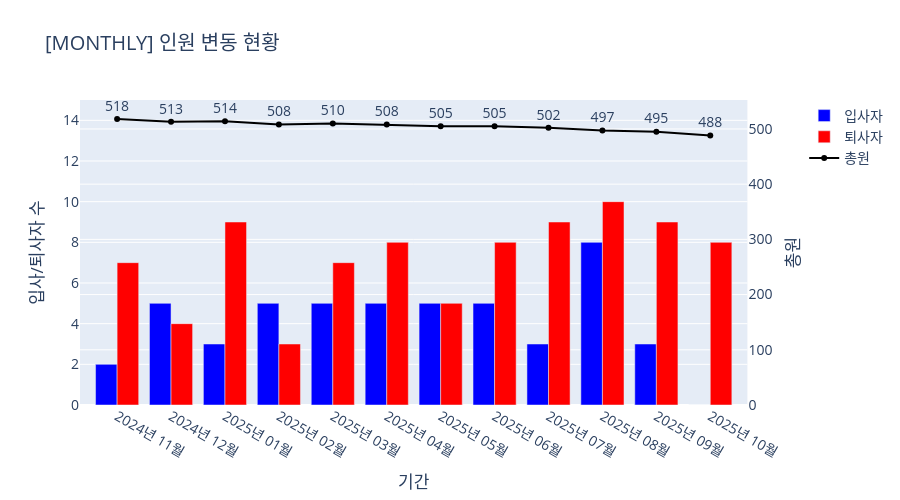
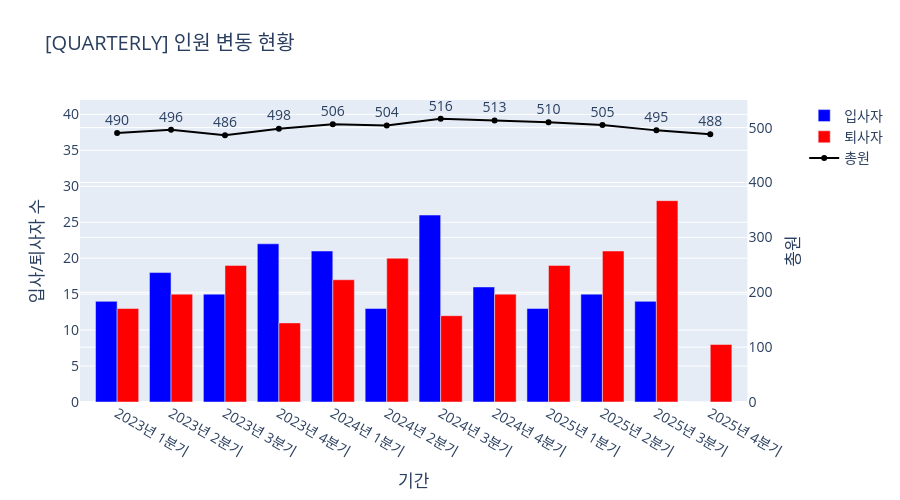
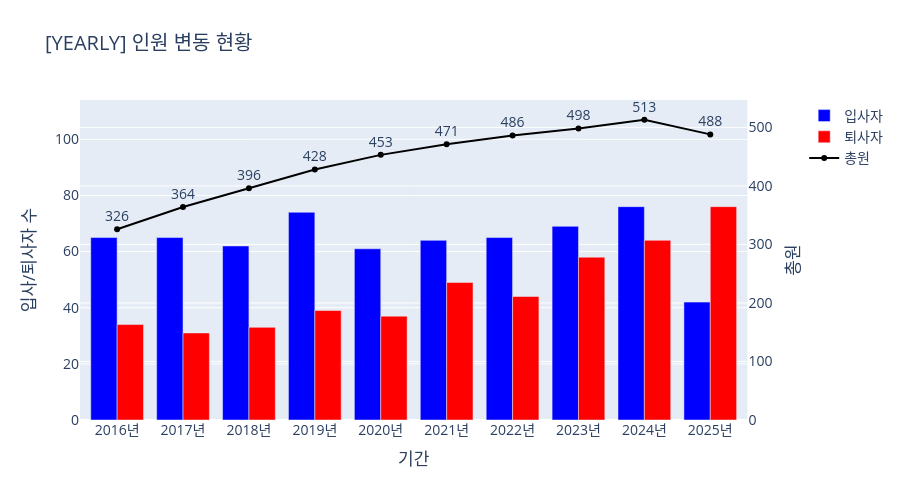

Source (notebook cell) for these figures, in order:
### Code cell
# 2. 필요한 모듈 임포트
import pandas as pd
import plotly.graph_objects as go
import plotly.io as pio
from IPython.display import display
from plotly.subplots import make_subplots

# 3. 데이터 준비
from services.data_preparer import prepare_basic_proposal_data

# --- 테스트 실행 ---

# 1. app.py의 역할 (1): 데이터 준비
print("Step 1: `data_preparer`를 통해 분석용 데이터를 준비합니다...")
data_bundle_full = prepare_basic_proposal_data() 
data_bundle = data_bundle_full.get("data_bundle", {})
order_map = data_bundle_full.get("order_map", {})
print(" -> 데이터 준비 완료!")


# 2. app.py의 역할 (2): 사용자 선택 시뮬레이션
DIMENSION_CONFIG = {
    '부서별': {'type': 'hierarchical', 'top': 'DIVISION_NAME', 'sub': 'OFFICE_NAME'},
    '직무별': {'type': 'hierarchical', 'top': 'JOB_L1_NAME', 'sub': 'JOB_L2_NAME'},
    '직위직급별': {'type': 'flat', 'col': 'POSITION_NAME'},
    '성별': {'type': 'flat', 'col': 'GENDER'},
    '연령별': {'type': 'flat', 'col': 'AGE_BIN'},
    '경력연차별': {'type': 'flat', 'col': 'CAREER_BIN'},
    '연봉구간별': {'type': 'flat', 'col': 'SALARY_BIN'},
    '지역별': {'type': 'flat', 'col': 'REGION_CATEGORY'},
    '계약별': {'type': 'flat', 'col': 'CONT_CATEGORY'}
}

selected_dimension_ui = '부서별'
drilldown_selection = '전체' # 'Planning Division' 등으로 변경 가능

print(f"Step 2: 사용자가 '{selected_dimension_ui}' 차원을, '{drilldown_selection}' 그룹으로 선택했습니다.")


# 3. ipynb 테스트용 헬퍼 함수 정의
# (basic_proposal_view.py의 _build_tab_content 헬퍼 함수 로직을 그대로 가져온 것)
def _generate_fig_and_df(period_agg_name, period_source_col, tail_n):
    """
    ipynb 테스트를 위해, 탭 1개의 로직을 시뮬레이션하고 fig, df를 반환합니다.
    """
    config = DIMENSION_CONFIG.get(selected_dimension_ui, {})
    dimension_col = config.get('top', config.get('col'))
    
    dimension_data = data_bundle.get(selected_dimension_ui, data_bundle.get('전체', {}))
    summary_df_for_agg = dimension_data.get(period_agg_name, pd.DataFrame())
    overall_summary_df_for_agg = data_bundle.get('전체', {}).get(period_agg_name, pd.DataFrame())

    if summary_df_for_agg.empty or overall_summary_df_for_agg.empty:
        return go.Figure().update_layout(title_text="데이터 없음"), pd.DataFrame()

    # 기간(PERIOD) 컬럼 생성
    for df in [summary_df_for_agg, overall_summary_df_for_agg]:
        if period_agg_name == 'quarterly':
            df['PERIOD'] = df[period_source_col].apply(lambda q: f"{q.year}년 {q.quarter}분기")
        elif period_agg_name == 'yearly':
            df['PERIOD'] = df[period_source_col].apply(lambda y: f"{y}년")
        else: # monthly
            df['PERIOD'] = df[period_source_col].dt.strftime('%Y년 %m월')
    
    # 그래프용 데이터(plot_df) 최종 선택
    if drilldown_selection == '전체' or not dimension_col:
        plot_df = overall_summary_df_for_agg.tail(tail_n)
        title = f"[{period_agg_name.upper()}] 인원 변동 현황"
    else:
        plot_df = summary_df_for_agg[summary_df_for_agg[dimension_col] == drilldown_selection].tail(tail_n)
        title = f"[{drilldown_selection} - {period_agg_name.upper()}] 인원 변동 현황"

    # 그래프 생성
    if plot_df.empty:
        fig = go.Figure().update_layout(title_text=f"'{drilldown_selection}'에 대한 데이터가 없습니다.")
    else:
        fig = make_subplots(specs=[[{"secondary_y": True}]])
        fig.add_trace(go.Bar(x=plot_df['PERIOD'], y=plot_df['NEW_HIRES'], name='입사자', marker_color='blue'), secondary_y=False)
        fig.add_trace(go.Bar(x=plot_df['PERIOD'], y=plot_df['LEAVERS'], name='퇴사자', marker_color='red'), secondary_y=False)
        fig.add_trace(go.Scatter(x=plot_df['PERIOD'], y=plot_df['HEADCOUNT'], name='총원', mode='lines+markers+text', text=plot_df['HEADCOUNT'], textposition='top center', line=dict(color='black')), secondary_y=True)
        max_val = max(plot_df['NEW_HIRES'].max(), plot_df['LEAVERS'].max())
        y1_range = [0, max_val * 1.5 if max_val > 0 else 10]
        fig.update_layout(template='plotly', title_text=title, xaxis_title='기간', font_size=14, height=500, barmode='group')
        fig.update_yaxes(title_text="입사/퇴사자 수", secondary_y=False, range=y1_range)
        fig.update_yaxes(title_text="총원", secondary_y=True, rangemode='tozero')
    
    # 요약 테이블(aggregate_df) 생성
    aggregate_df = pd.DataFrame()
    if not summary_df_for_agg.empty and not overall_summary_df_for_agg.empty and dimension_col:
        agg_by_dim = summary_df_for_agg.pivot_table(index='PERIOD', columns=dimension_col, values='HEADCOUNT', aggfunc='last')
        agg_overall = overall_summary_df_for_agg.pivot_table(index='PERIOD', values='HEADCOUNT', aggfunc='last').rename(columns={'HEADCOUNT': '전체'})
        aggregate_df = pd.concat([agg_overall, agg_by_dim], axis=1).fillna(0).astype(int)
        
        ordered_categories = order_map.get(dimension_col, sorted(summary_df_for_agg[dimension_col].unique()))
        cols_ordered = ['전체'] + [col for col in ordered_categories if col in aggregate_df.columns]
        
        final_cols = [col for col in cols_ordered if col in aggregate_df.columns]
        aggregate_df = aggregate_df[final_cols]
        aggregate_df = aggregate_df.tail(tail_n)

    return fig, aggregate_df

# --- 결과 확인 ---
# 4. 각 탭의 로직을 개별적으로 실행하고 결과 확인

print("\n--- [결과 1] 월별(Monthly) 탭 시뮬레이션 ---")
fig_m, df_m = _generate_fig_and_df(period_agg_name='monthly', period_source_col='PERIOD_DT', tail_n=12)
fig_m.show()
display(df_m)

print("\n--- [결과 2] 분기별(Quarterly) 탭 시뮬레이션 ---")
fig_q, df_q = _generate_fig_and_df(period_agg_name='quarterly', period_source_col='QUARTER', tail_n=12)
fig_q.show()
display(df_q)

print("\n--- [결과 3] 연간(Yearly) 탭 시뮬레이션 ---")
fig_y, df_y = _generate_fig_and_df(period_agg_name='yearly', period_source_col='YEAR', tail_n=10)
fig_y.show()
display(df_y)

### Figure 1 — Plotly figure (JSON) as saved in the notebook; plotly's stock layout.template omitted (floating-point values rounded to 4 significant figures)
{"data": [{"marker": {"color": "blue"}, "name": "입사자", "type": "bar", "x": ["2024년 11월", "2024년 12월", "2025년 01월", "2025년 02월", "2025년 03월", "2025년 04월", "2025년 05월", "2025년 06월", "2025년 07월", "2025년 08월", "2025년 09월", "2025년 10월"], "xaxis": "x", "y": [2, 5, 3, 5, 5, 5, 5, 5, 3, 8, 3, 0], "yaxis": "y"}, {"marker": {"color": "red"}, "name": "퇴사자", "type": "bar", "x": ["2024년 11월", "2024년 12월", "2025년 01월", "2025년 02월", "2025년 03월", "2025년 04월", "2025년 05월", "2025년 06월", "2025년 07월", "2025년 08월", "2025년 09월", "2025년 10월"], "xaxis": "x", "y": [7, 4, 9, 3, 7, 8, 5, 8, 9, 10, 9, 8], "yaxis": "y"}, {"line": {"color": "black"}, "mode": "lines+markers+text", "name": "총원", "text": [518.0, 513.0, 514.0, 508.0, 510.0, 508.0, 505.0, 505.0, 502.0, 497.0, 495.0, 488.0], "textposition": "top center", "type": "scatter", "x": ["2024년 11월", "2024년 12월", "2025년 01월", "2025년 02월", "2025년 03월", "2025년 04월", "2025년 05월", "2025년 06월", "2025년 07월", "2025년 08월", "2025년 09월", "2025년 10월"], "xaxis": "x", "y": [518, 513, 514, 508, 510, 508, 505, 505, 502, 497, 495, 488], "yaxis": "y2"}], "layout": {"barmode": "group", "font": {"size": 14}, "height": 500, "title": {"text": "[MONTHLY] 인원 변동 현황"}, "xaxis": {"anchor": "y", "domain": [0, 0.94], "title": {"text": "기간"}}, "yaxis": {"anchor": "x", "domain": [0, 1], "range": [0, 15], "title": {"text": "입사/퇴사자 수"}}, "yaxis2": {"anchor": "x", "overlaying": "y", "rangemode": "tozero", "side": "right", "title": {"text": "총원"}}}}

### Figure 2 — Plotly figure (JSON) as saved in the notebook; plotly's stock layout.template omitted (floating-point values rounded to 4 significant figures)
{"data": [{"marker": {"color": "blue"}, "name": "입사자", "type": "bar", "x": ["2023년 1분기", "2023년 2분기", "2023년 3분기", "2023년 4분기", "2024년 1분기", "2024년 2분기", "2024년 3분기", "2024년 4분기", "2025년 1분기", "2025년 2분기", "2025년 3분기", "2025년 4분기"], "xaxis": "x", "y": [14, 18, 15, 22, 21, 13, 26, 16, 13, 15, 14, 0], "yaxis": "y"}, {"marker": {"color": "red"}, "name": "퇴사자", "type": "bar", "x": ["2023년 1분기", "2023년 2분기", "2023년 3분기", "2023년 4분기", "2024년 1분기", "2024년 2분기", "2024년 3분기", "2024년 4분기", "2025년 1분기", "2025년 2분기", "2025년 3분기", "2025년 4분기"], "xaxis": "x", "y": [13, 15, 19, 11, 17, 20, 12, 15, 19, 21, 28, 8], "yaxis": "y"}, {"line": {"color": "black"}, "mode": "lines+markers+text", "name": "총원", "text": [490.0, 496.0, 486.0, 498.0, 506.0, 504.0, 516.0, 513.0, 510.0, 505.0, 495.0, 488.0], "textposition": "top center", "type": "scatter", "x": ["2023년 1분기", "2023년 2분기", "2023년 3분기", "2023년 4분기", "2024년 1분기", "2024년 2분기", "2024년 3분기", "2024년 4분기", "2025년 1분기", "2025년 2분기", "2025년 3분기", "2025년 4분기"], "xaxis": "x", "y": [490, 496, 486, 498, 506, 504, 516, 513, 510, 505, 495, 488], "yaxis": "y2"}], "layout": {"barmode": "group", "font": {"size": 14}, "height": 500, "title": {"text": "[QUARTERLY] 인원 변동 현황"}, "xaxis": {"anchor": "y", "domain": [0, 0.94], "title": {"text": "기간"}}, "yaxis": {"anchor": "x", "domain": [0, 1], "range": [0, 42], "title": {"text": "입사/퇴사자 수"}}, "yaxis2": {"anchor": "x", "overlaying": "y", "rangemode": "tozero", "side": "right", "title": {"text": "총원"}}}}

### Figure 3 — Plotly figure (JSON) as saved in the notebook; plotly's stock layout.template omitted (floating-point values rounded to 4 significant figures)
{"data": [{"marker": {"color": "blue"}, "name": "입사자", "type": "bar", "x": ["2016년", "2017년", "2018년", "2019년", "2020년", "2021년", "2022년", "2023년", "2024년", "2025년"], "xaxis": "x", "y": [65, 65, 62, 74, 61, 64, 65, 69, 76, 42], "yaxis": "y"}, {"marker": {"color": "red"}, "name": "퇴사자", "type": "bar", "x": ["2016년", "2017년", "2018년", "2019년", "2020년", "2021년", "2022년", "2023년", "2024년", "2025년"], "xaxis": "x", "y": [34, 31, 33, 39, 37, 49, 44, 58, 64, 76], "yaxis": "y"}, {"line": {"color": "black"}, "mode": "lines+markers+text", "name": "총원", "text": [326.0, 364.0, 396.0, 428.0, 453.0, 471.0, 486.0, 498.0, 513.0, 488.0], "textposition": "top center", "type": "scatter", "x": ["2016년", "2017년", "2018년", "2019년", "2020년", "2021년", "2022년", "2023년", "2024년", "2025년"], "xaxis": "x", "y": [326, 364, 396, 428, 453, 471, 486, 498, 513, 488], "yaxis": "y2"}], "layout": {"barmode": "group", "font": {"size": 14}, "height": 500, "title": {"text": "[YEARLY] 인원 변동 현황"}, "xaxis": {"anchor": "y", "domain": [0, 0.94], "title": {"text": "기간"}}, "yaxis": {"anchor": "x", "domain": [0, 1], "range": [0, 114], "title": {"text": "입사/퇴사자 수"}}, "yaxis2": {"anchor": "x", "overlaying": "y", "rangemode": "tozero", "side": "right", "title": {"text": "총원"}}}}
